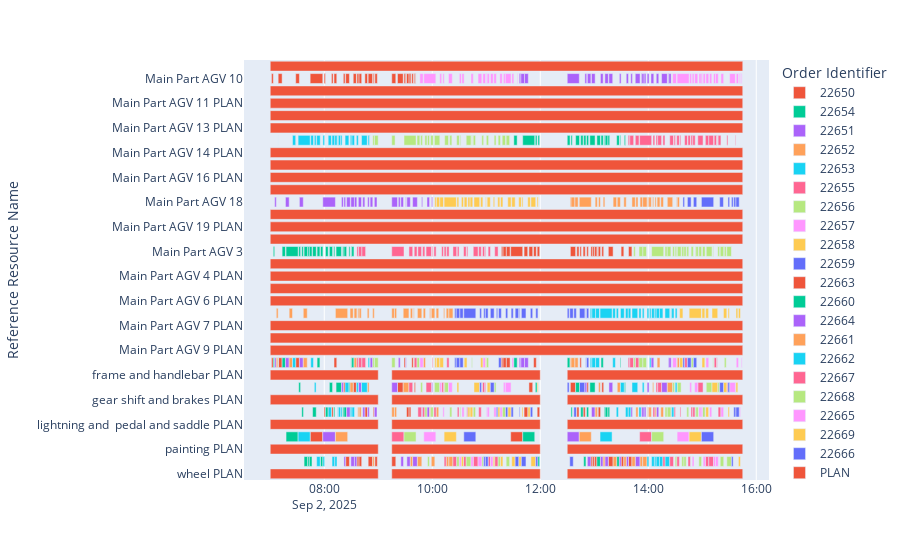

Write notebook code for a chart like this one.
### Code cell
# Detailed view
schedule = plot_resource_schedule(schedule)
